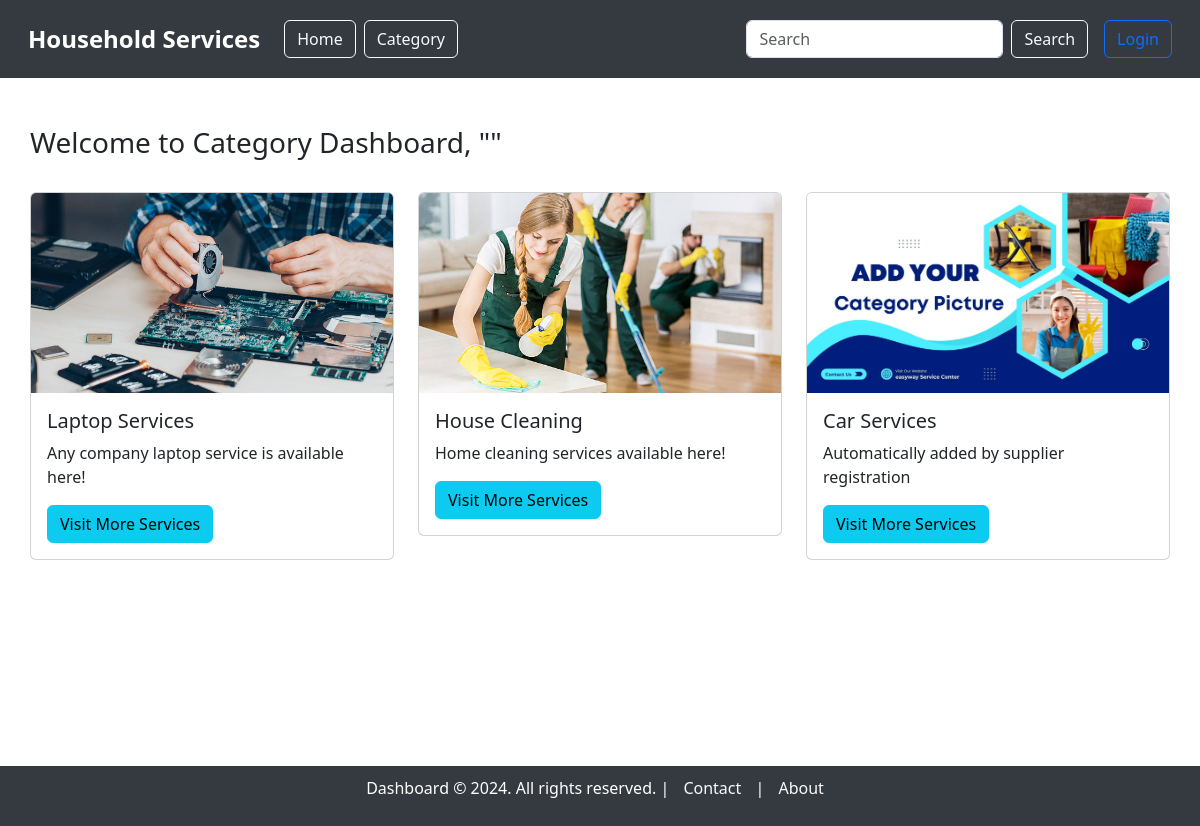
Page /category_dashboard on the earlier database version.
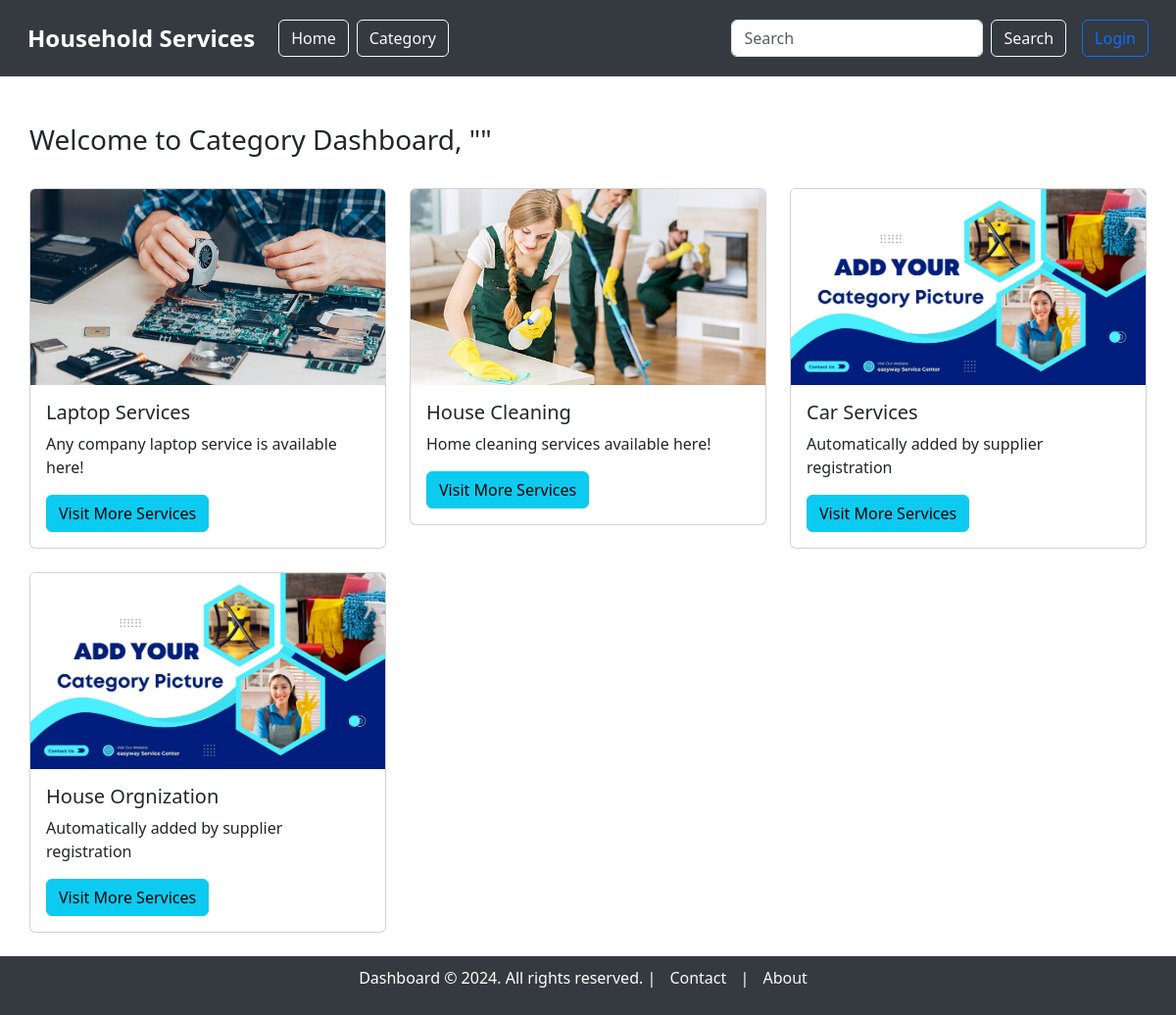
Same page on the later database version.
### model.py (models this page shows, shortened)
class Category(db.Model):
    __tablename__ = "category"
    category_id = db.Column(db.Integer, autoincrement=True, primary_key=True)
    category_name = db.Column(db.String, unique=True, nullable=False)
    category_description = db.Column(db.String, nullable=False)
    picture = db.Column(db.String)  # Path to the uploaded picture

### main.py (the view)
@app.route('/category_dashboard', methods=['GET'])
def category_dashboard():
    categories = Category.query.all()
    users = User.query.filter_by(role='supplier').all()
    current_user = None
    if 'user_id' in session:
        current_user = User.query.filter_by(user_id=session['user_id']).first()
    return render_template('category/category_dashboard.html', categories=categories, users=users, current_user=current_user)

### templates/category/category_dashboard.html (shortened to what this page needs)
{% extends 'base_dashboard.html' %}
{% block content %}
<div class="container mt-5">
    <div class="d-flex justify-content-between align-items-center mb-4">
        <h3>Welcome to Category Dashboard, "{{ current_user.full_name }}"</h3>
    </div>
    {% if categories %}
        <div class="row">
            {% for category in categories %}
                <div class="col-md-4 mb-4">
                    <div class="card">
                        {% if category.picture %}
                            <img src="{{ url_for('static', filename='uploads/' + category.picture) }}" class="card-img-top" alt="Category Image" style="height: 200px; object-fit: cover;">
                        {% else %}
                            <img src="{{ url_for('static', filename='images/default-category.jpg') }}" class="card-img-top" alt="Default Category Image" style="height: 200px; object-fit: cover;">
                        {% endif %}
                        <div class="card-body">
                            <h5 class="card-title">{{ category.category_name }}</h5>
                            <p class="card-text">{{ category.category_description }}</p>
                                {% set supplier = users | selectattr('role', 'equalto', 'supplier')
                                    | selectattr('service_name', 'equalto', category.category_name) | first %}
                            <div class="d-flex justify-content-between">
                                <a href="{{ url_for('service_dashboard', category_id=category.category_id) }}" class="btn btn-info">Visit More Services</a>
                            </div>
                        </div>
                    </div>
                </div>
            {% endfor %}
        </div>
    {% else %}
        <p class="text-center mt-4">No categories available.</p>
    {% endif %}
</div>
{% endblock %}

### templates/base_dashboard.html (shortened to what this page needs)
<!DOCTYPE html>
<html lang="en">
<head>
    <link href="https://cdn.jsdelivr.net/npm/bootstrap@5.3.3/dist/css/bootstrap.min.css" rel="stylesheet"
>
</head>
<body>
    <nav class="navbar navbar-expand-lg">
        <div class="container-fluid">
            <a class="navbar-brand" href="/">Household Services</a>
            <div class="collapse navbar-collapse" id="navbarNavDropdown">
                <ul class="navbar-nav me-auto mb-2 mb-lg-0">
                    <li class="nav-item">
                        <a class="btn btn-outline-light ms-2" href="/">Home</a>
                    </li>
                    <li class="nav-item">
                        <a class="btn btn-outline-light ms-2" href="{{ url_for('category_dashboard') }}">Category</a>
                    </li>
                </ul>
                <form class="d-flex me-3" action="/search" method="GET">
                    <input class="form-control me-2" type="search" name="query" placeholder="Search" aria-label="Search">
                    <button class="btn btn-outline-light" type="submit">Search</button>
                </form>
                <ul class="navbar-nav">
                    {% if session.get('username') %}
                        <li class="nav-item dropdown">
                            <a class="nav-link dropdown-toggle" href="#" id="accountDropdown" role="button"
                                data-bs-toggle="dropdown" aria-expanded="false">
                                Account
                            </a>
                            <ul class="dropdown-menu" aria-labelledby="accountDropdown">
                                <li><a class="dropdown-item" href="{{ url_for('profile', user_id=session.get('user_id')) }}">Profile</a></li>
                                <li><a class="dropdown-item" href="{% if session.get('role') == 'supplier' %}{{ url_for('supplier_dashboard') }}{% elif session.get('role') == 'customer' %}{{ url_for('customer_dashboard') }}{% elif session.get('role') == 'admin' %}{{ url_for('admin_dashboard') }}{% endif %}">Dashboard</a></li>
                                <li><a class="dropdown-item" href="{{ url_for('view_service_requests') }}">Service Requests</a></li>
                                <li>
                                    <a class="dropdown-item" href="
                                        {% if session.get('role') == 'supplier' %}
                                            {{ url_for('supplier_summary', user_id=session.get('user_id')) }}
                                        {% elif session.get('role') == 'customer' %}
                                            {{ url_for('customer_summary', user_id=session.get('user_id')) }}
                                        {% elif session.get('role') == 'admin' %}
                                            {{ url_for('admin_summary') }}
                                        {% endif %}
                                    ">
                                        Summary
                                    </a>
                                </li>
                                {% if session.get('role') == 'admin' %}
                                    <li><a class="dropdown-item" href="{{ url_for('member_list') }}">Member List</a></li>
                                {% endif %}
                            </ul>
                        </li>
                        <li class="nav-item">
                            <form action="{{ url_for('logout') }}" method="POST" class="d-inline">
                                <button type="submit" class="btn btn-outline-danger">Logout</button>
                            </form>
                        </li>
                    {% else %}
                        <li class="nav-item">
                            <a class="btn btn-outline-primary" href="/login">Login</a>
                        </li>
                    {% endif %}
                </ul>
            </div>
        </div>
    </nav>
    <div class="container mt-5" style="min-height: 80vh;">
        {% block content %}
        {% endblock %}
    </div>
    <footer>
        <p>Dashboard © 2024. All rights reserved. |
            <a href="/contact">Contact</a> |
            <a href="/about">About</a>
        </p>
    </footer>
</body>
</html>

### templates/base_dashboard.html (style rules this page uses)
.navbar-brand { font-weight: bold; font-size: 1.5rem; }
.navbar { background-color: #343a40; padding: 1rem; }
.navbar .nav-link, .navbar .navbar-brand { color: white; }
footer { background-color: #343a40; color: white; padding: 10px 0; text-align: center; width: 100%; position: relative; bottom: 0; }
footer a { color: #f8f9fa; margin: 0 10px; text-decoration: none; }
body { overflow-x: hidden; }
.container { max-width: 100%; padding: 0 15px; }

Differences in the rows shown:
added Category: category_name "House Orgnization", category_description "Automatically added by supplier registration"
